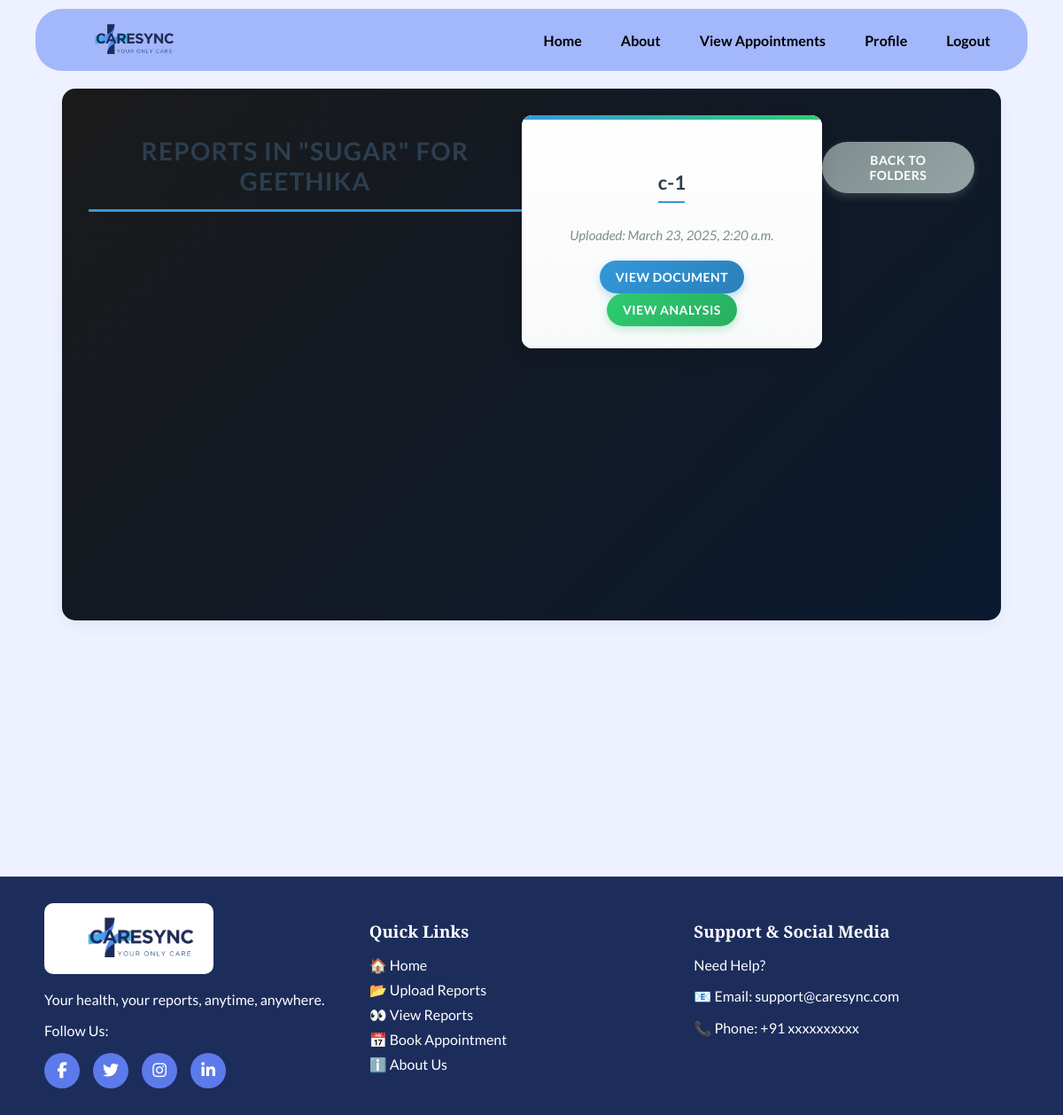
Page /doctor/folder/6/reports/ (signed in) on the committed database.
### reports/models.py (models this page shows, shortened)
class ReportFolder(models.Model):
    name = models.CharField(max_length=100)
    user = models.ForeignKey(CustomUser, on_delete=models.CASCADE, related_name='folders')
    created_at = models.DateTimeField(default=timezone.now)
    class Meta:
        unique_together = ['name', 'user']

class Report(models.Model):
    title = models.CharField(max_length=200)
    file = models.FileField(upload_to=user_report_path)
    folder = models.ForeignKey(ReportFolder, on_delete=models.CASCADE, related_name='reports')
    uploaded_at = models.DateTimeField(default=timezone.now)
    user = models.ForeignKey(CustomUser, on_delete=models.SET_NULL, related_name='reports', null=True, blank=True)
    phone_number = models.CharField(max_length=15)  # Keep this for backward compatibility
    analysis_data = models.JSONField(null=True, blank=True)  # Store the JSON analysis data

### home/models.py (models this page shows)
class CustomUser(AbstractUser):
    email = models.EmailField(unique=True)
    phone = models.CharField(max_length=10, unique=True)
    objects = CustomUserManager()
    REQUIRED_FIELDS = ['email', 'phone']

### doctor/views.py (the view)
# urls.py: path('folder/<int:folder_id>/reports/', doctor_view_folder_reports, name='doctor_view_folder_reports'),
@login_required
def doctor_view_folder_reports(request, folder_id):
    if not hasattr(request.user, 'doctor'):
        return redirect('home')
    folder = get_object_or_404(ReportFolder, id=folder_id)
    patient = folder.user
    doctor_instance = request.user.doctor
    has_appointment = Booking.objects.filter(
        doctor=doctor_instance,
        user=patient
    ).exists()
    if not has_appointment:
        messages.error(request, "You don't have permission to view these reports.")
        return redirect('view_appointments')
    reports = Report.objects.filter(folder=folder)
    return render(request, 'doctor_folder_reports.html', {
        'folder': folder,
        'patient': patient,
        'reports': reports
    })

### doctor/templates/doctor_folder_reports.html (shortened to what this page needs)
{% extends 'base.html' %}
{% block content %}
<div class="container">
    <h2>Reports in "{{ folder.name }}" for {{ patient.username }}</h2>
    {% if reports %}
        <div class="row">
            {% for report in reports %}
                <div class="col-md-6 mb-4">
                    <div class="card">
                        <div class="card-body">
                            <h5 class="card-title">{{ report.title }}</h5>
                            <p class="card-text">Uploaded: {{ report.uploaded_at }}</p>
                            {% if report.file %}
                                <a href="{{ report.file.url }}" class="btn btn-primary" target="_blank">
                                    View Document
                                </a>
                            {% endif %}
                            {% if report.analysis_data %}
                                <a href="{% url 'doctor_view_report_analysis' report_id=report.id %}" class="btn btn-info">
                                    View Analysis
                                </a>
                            {% endif %}
                        </div>
                    </div>
                </div>
            {% endfor %}
        </div>
    {% else %}
        <div class="alert alert-info">
            This folder doesn't contain any reports.
        </div>
    {% endif %}
    <a href="{% url 'doctor_view_patient_folders' patient_id=patient.id %}" class="btn btn-secondary mt-3">
        Back to Folders
    </a>
</div>
{% endblock %}

### static/css/base.css (style rules this page uses)
:root { --primary-color: #A3B7FB; --secondary-color: #1C2D5C; --text-color: #000000; --light-text: #ffffff; --accent-color: #5C7AEA; --hover-color: #4A69C6; --button-bg: #5C7AEA; --button-hover: #4A69C6; }
body { font-family: 'Lato', sans-serif; margin: 0; padding: 0; background: #EEF1FF; color: var(--text-color); display: flex; flex-direction: column; min-height: 100vh; overflow-x: hidden; }
.container { min-height: calc(100vh - 60px - 200px); display: flex; align-items: flex-start; justify-content: center; padding: 40px 20px; background: linear-gradient(135deg, #1a1a1a 0%, #0a192f 100%); }

### doctor/templates/doctor_folder_reports.html (style rules this page uses)
.container { max-width: 1000px; margin: auto; padding: 30px; margin-top: 80px; background-color: #f8f9fa; border-radius: 15px; box-shadow: 0 5px 20px rgba(0, 0, 0, 0.05); }
h2 { text-align: center; color: #2c3e50; font-size: 28px; font-weight: 700; margin-bottom: 30px; text-transform: uppercase; letter-spacing: 1.2px; border-bottom: 3px solid #3498db; padding-bottom: 15px; position: relative; }
h2:after { content: ''; display: block; width: 60px; height: 3px; background-color: #3498db; position: absolute; bottom: -3px; left: 50%; transform: translateX(-50%); }
.row { display: flex; flex-wrap: wrap; justify-content: center; gap: 25px; }
.card { border: none; border-radius: 12px; box-shadow: 0 8px 20px rgba(0, 0, 0, 0.08); transition: all 0.3s ease-in-out; text-align: center; background-color: #ffffff; overflow: hidden; position: relative; width: 100%; }
.card:before { content: ''; position: absolute; top: 0; left: 0; width: 100%; height: 5px; background: linear-gradient(to right, #3498db, #2ecc71); }
.card-body { padding: 25px; background: linear-gradient(to bottom, #ffffff, #f8f9fa); }
.card-title { font-size: 22px; font-weight: 700; color: #2c3e50; margin-bottom: 12px; position: relative; display: inline-block; }
.card-title:after { content: ''; display: block; width: 30px; height: 2px; background-color: #3498db; margin: 8px auto 0; }
.card-text { color: #7f8c8d; font-size: 15px; margin-bottom: 20px; font-style: italic; }
.btn { padding: 10px 18px; border-radius: 30px; font-weight: 600; display: inline-block; text-decoration: none; transition: all 0.3s ease-in-out; font-size: 14px; border: none; letter-spacing: 0.5px; text-transform: uppercase; }
.btn-primary { background: linear-gradient(135deg, #3498db, #2980b9); color: white; box-shadow: 0 4px 10px rgba(52, 152, 219, 0.3); }
.btn-info { background: linear-gradient(135deg, #2ecc71, #27ae60); color: white; box-shadow: 0 4px 10px rgba(46, 204, 113, 0.3); }
.btn-secondary { background: linear-gradient(135deg, #7f8c8d, #95a5a6); color: white; display: block; width: fit-content; margin: 30px auto; padding: 12px 25px; box-shadow: 0 4px 10px rgba(127, 140, 141, 0.3); }

### rows in the picture
ReportFolder: name "SUGAR"
CustomUser: username "GEETHIKA"
Report: title "c-1", uploaded_at "March 23, 2025, 2:20 a.m.", shows "VIEW ANALYSIS"
